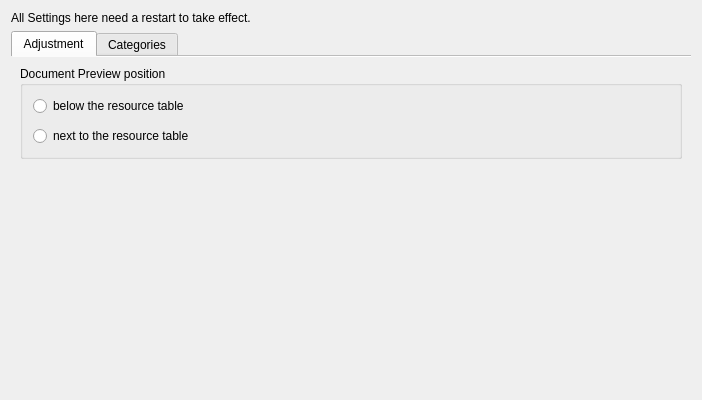
<?xml version="1.0" encoding="UTF-8"?>
<ui version="4.0">
 <class>AppearanceSettings</class>
 <widget class="QWidget" name="AppearanceSettings">
  <property name="geometry">
   <rect>
    <x>0</x>
    <y>0</y>
    <width>702</width>
    <height>400</height>
   </rect>
  </property>
  <property name="windowTitle">
   <string>Form</string>
  </property>
  <layout class="QVBoxLayout" name="verticalLayout">
   <item>
    <widget class="QLabel" name="label_2">
     <property name="text">
      <string>All Settings here need a restart to take effect.</string>
     </property>
     <property name="wordWrap">
      <bool>true</bool>
     </property>
    </widget>
   </item>
   <item>
    <widget class="QTabWidget" name="tabWidget">
     <property name="currentIndex">
      <number>0</number>
     </property>
     <property name="documentMode">
      <bool>true</bool>
     </property>
     <widget class="QWidget" name="tab">
      <attribute name="title">
       <string>Adjustment</string>
      </attribute>
      <layout class="QVBoxLayout" name="verticalLayout_4">
       <item>
        <widget class="QGroupBox" name="groupBox">
         <property name="title">
          <string>Document Preview position</string>
         </property>
         <layout class="QVBoxLayout" name="verticalLayout_3">
          <property name="spacing">
           <number>10</number>
          </property>
          <property name="margin">
           <number>10</number>
          </property>
          <item>
           <widget class="QRadioButton" name="rbBelow">
            <property name="text">
             <string>below the resource table</string>
            </property>
           </widget>
          </item>
          <item>
           <widget class="QRadioButton" name="rbNextTo">
            <property name="text">
             <string>next to the resource table</string>
            </property>
           </widget>
          </item>
         </layout>
        </widget>
       </item>
       <item>
        <spacer name="verticalSpacer">
         <property name="orientation">
          <enum>Qt::Vertical</enum>
         </property>
         <property name="sizeHint" stdset="0">
          <size>
           <width>20</width>
           <height>247</height>
          </size>
         </property>
        </spacer>
       </item>
      </layout>
     </widget>
     <widget class="QWidget" name="categories">
      <attribute name="title">
       <string>Categories</string>
      </attribute>
      <layout class="QVBoxLayout" name="verticalLayout_2">
       <item>
        <widget class="QLabel" name="label">
         <property name="text">
          <string>Here you can select all categories that hsould be hidden in the program. Hidden categories will not be listed in the project view, displayed in the resource view or be available on resource creation.</string>
         </property>
         <property name="wordWrap">
          <bool>true</bool>
         </property>
        </widget>
       </item>
       <item>
        <widget class="KActionSelector" name="hiddenSelector"/>
       </item>
      </layout>
     </widget>
    </widget>
   </item>
  </layout>
 </widget>
 <customwidgets>
  <customwidget>
   <class>KActionSelector</class>
   <extends>QWidget</extends>
   <header>kactionselector.h</header>
  </customwidget>
 </customwidgets>
 <resources/>
 <connections/>
</ui>
